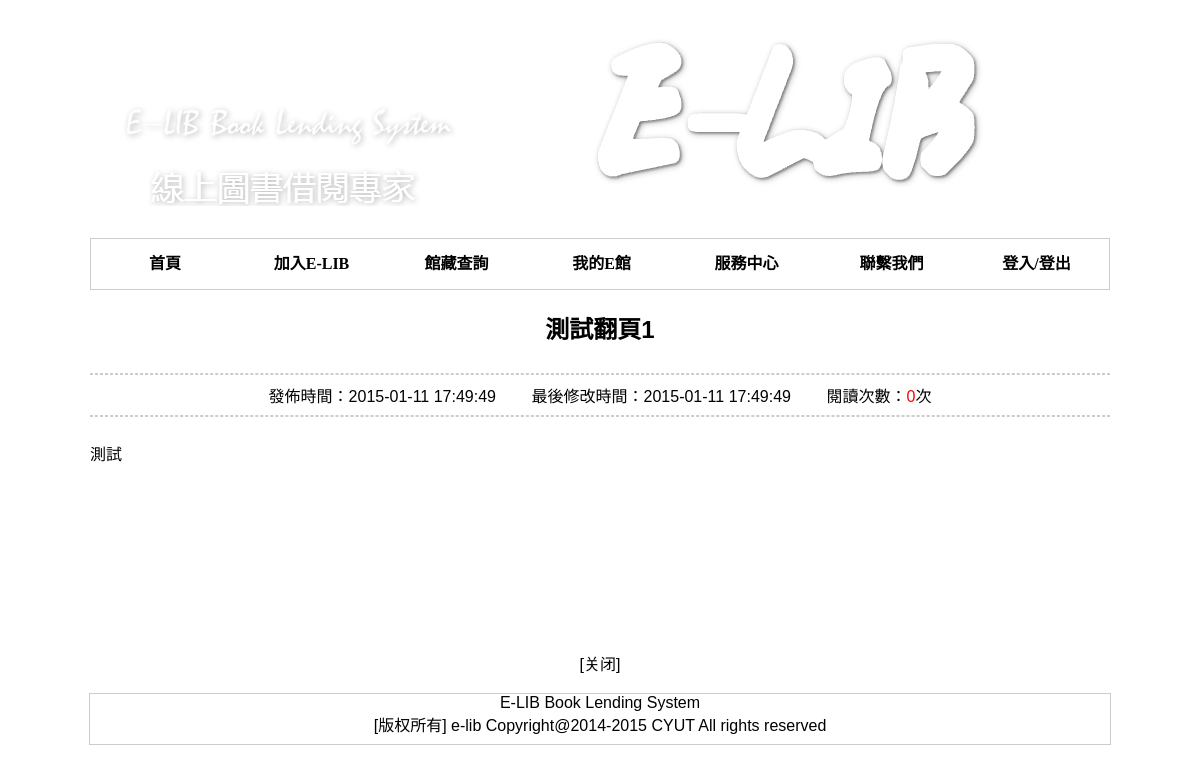
Page /home/shownews.php?id=118 on the committed database.
### tables this page shows
CREATE TABLE IF NOT EXISTS `news` (
  `id` int(10) NOT NULL AUTO_INCREMENT,
  `title` varchar(100) NOT NULL,
  `content` text NOT NULL,
  `newstime` datetime NOT NULL,
  `isShow` int(11) NOT NULL DEFAULT '1',
  `lasttime` datetime NOT NULL,
  `times` int(11) NOT NULL DEFAULT '0',
  PRIMARY KEY (`id`)
);

### home/shownews.php (the view, shortened to what this page needs)
<?php session_start();
	$id=@$_GET['id'];
	include("../dbconf.php");
	$sql="select * from news where id='".$id."'and isshow='1'";
	$sql2="update news set times=times+1 where id='".$id."'and isshow='1'";
	mysqli_query($link,$sql2);
	$rows=mysqli_query($link,$sql);
	$num=mysqli_num_rows($rows);
	$row=mysqli_fetch_row($rows);
	$title=$row[1];
	$content=$row[2];
?>
<html>
<head>
<link rel="stylesheet" type="text/css" href="../public/css/style.css"/>
</head>
<body>
<div id=Container>
<div>
<?php
	if($num>0)
	{
		echo "<center><h2>".$title."</h2></center>";
		echo "<hr style=\"width: 1018px;display:inline-block;line-height: 30px;vertical-align: middle;border: 1px dashed #CCC;\">";
		echo "<center>發佈時間：".$row[3]."&nbsp;&nbsp;&nbsp;&nbsp;&nbsp;&nbsp;&nbsp;&nbsp;"
		."最後修改時間：".$row[5]."&nbsp;&nbsp;&nbsp;&nbsp;&nbsp;&nbsp;&nbsp;&nbsp;".
		"閱讀次數：<span style=\"color:red\">".$row[6]."</span>次";
		echo "</center><hr style=\"width: 1018px;display:inline-block;line-height: 30px;vertical-align: middle;border: 1px dashed #CCC;\">";
		echo $content;
		echo "<center><a href=\"#\" onClick='window.close()'>[关闭]</a></center><br>";
	}
	else
	{
		echo "<center><br><br><br><br><br><br>Sorry，E-lib開小差去了，請到服務中心反饋，謝謝！";
		echo "<br><br><br><br><a href=\"#\" onClick='window.close()'>[关闭]</a><br></center><br>";
	}
?></div>
</div>
<div id=Footer>
<?php
	include("../footer.php");
?>
</div>
</body>
</html>

### public/css/style.css (style rules this page uses)
a:link { color:black; text-decoration:none; }
body { font-family:"WenQuanYi Micro Hei","WenQuanYi Zen Hei","Microsoft YaHei",arial,sans-serif; font-size:16px }
#Container { width:1020px; margin:0 auto; }
#NAV { font-weight: bold; text-align:center; line-height: 50px; color:black; }
#Footer { width:1020px; margin:0 auto; height:50px; text-align:center; border: 1px solid #CCC; }
img { border:0; }
ul,li { list-style:none;margin:0;padding:0 }
.DB_tab25 { width:1020px;height:230px;overflow:hidden;cursor:pointer; }
.DB_tab25 .DB_imgSet { position:absolute;width:988px;left:50%;margin-left:-500px; }
.DB_tab25 .DB_imgSet .DB_1_1 { position:absolute;left:20px;top:80px; }
.DB_tab25 .DB_imgSet .DB_1_2 { position:absolute;left:20px;top:160px }
.DB_tab25 .DB_imgSet .DB_1_3 { position:absolute;left:300px;top:0px }
.header { border: 1px solid #CCC;position:relative;height:50px; font-family: Microsoft YaHei; }
.header .home { position:absolute;top:0;right:870px;z-index:1000;display:block;width:148px;height:50px; }
.header .join { position:absolute;top:0;right:725px;z-index:1000;display:block;width:145px;height:50px; }
.header .query { position:absolute;top:0;right:580px;z-index:1000;display:block;width:145px;height:50px; }
.header .my { position:absolute;top:0;right:435px;z-index:1000;display:block;width:145px;height:50px; }
.header .service { position:absolute;top:0;right:290px;z-index:1000;display:block;width:145px;height:50px; }
.header .contact { position:absolute;top:0;right:145px;z-index:1000;display:block;width:145px;height:50px; }
.header .user { position:absolute;top:0;right:0px;z-index:1000;display:block;width:145px;height:50px; }

### rows in the picture
news: title "測試翻頁1", newstime "2015-01-11 17:49:49", lasttime "2015-01-11 17:49:49", times "0", content "測試"
